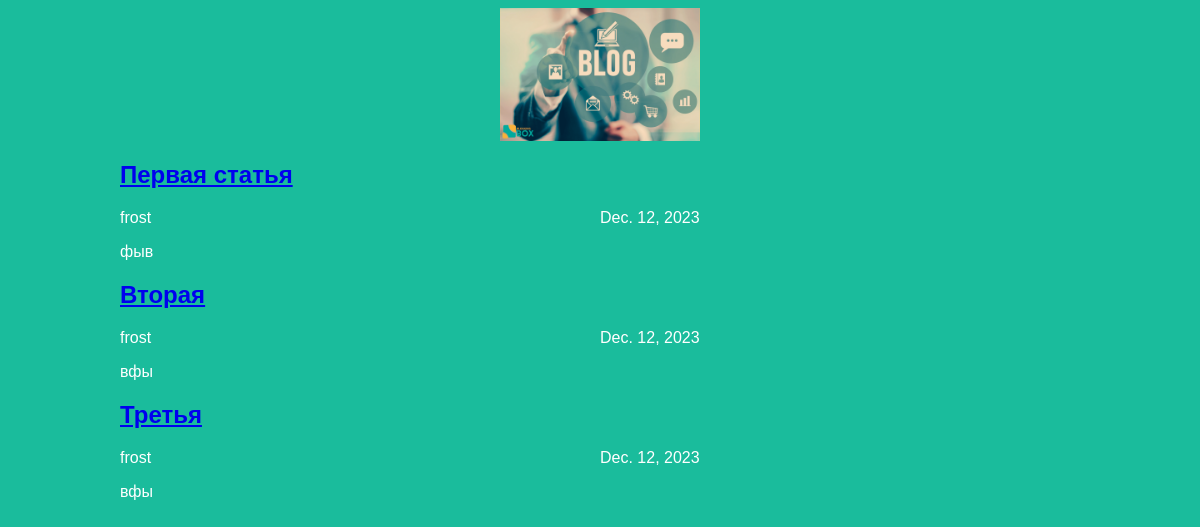
The page / on the database its author committed.
### articles/models.py (models this page shows, shortened)
class Article(models.Model):
    title = models.CharField(max_length=200)
    author = models.ForeignKey(User,on_delete=models.CASCADE)
    text = models.TextField()
    created_date = models.DateField(auto_now_add=True)
    def get_excerpt(self):
        return self.text[:140] + "..." if len(self.text) > 140 else self.text

### articles/views.py (the view)
# urls.py: path('', views.archive)
def archive(request):
    return render(request,'archive.html',{"posts": Article.objects.all()})

### articles/templates/archive.html (shortened to what this page needs)
{%load static%}
<!DOCTYPE html>
<html lang="en">
    <head>
        <link rel="stylesheet" href="{{STATIC_URL}}/static/article.css">
    </head>
<body>
    <div class="header">
        <img src="{{STATIC_URL}} /static/blog.png" />
    </div>
    <div class="archive">
        {% for post in posts %}
            <div class="one-post">
                <a href= "{% url 'get_article' post.id%}">
                    <h2 class="post-title">{{ post.title }}</h2>
                </a>
            <div class="article-info">
                <div class="article-author">{{ post.author.username }}</div>
                <div class="article-created- date">{{ post.created_date }}</div>
            </div>
            <p class="article-text">{{ post.get_excerpt }}</p>
            </div>
{% endfor %}
</div>
</body>
</html>

### articles/static/article.css (style rules this page uses)
body { background: #1abc9c; font-family: 'Lucida Sans', 'Lucida Sans Regular', 'Lucida Grande', 'Lucida Sans Unicode', Geneva, Verdana, sans-serif; color: white; }
img { display: block; width: 200px; margin-left: auto; margin-right: auto; }
.archive { width: 960px; margin-left: auto; margin-right: auto; }
.article-author { width: 50%; float: left; }

### rows shown on the page
Article: title "Первая статья", author.username "frost", created_date "Dec. 12, 2023", get_excerpt "фыв"
Article: title "Вторая", author.username "frost", created_date "Dec. 12, 2023", get_excerpt "вфы"
Article: title "Третья", author.username "frost", created_date "Dec. 12, 2023", get_excerpt "вфы"
